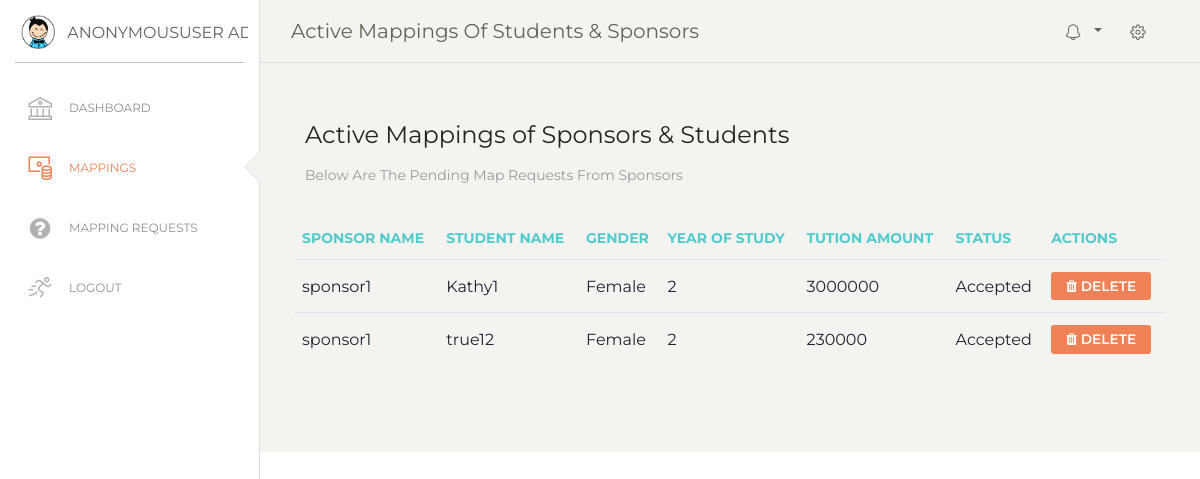
The app's page /my_admin/admin_mappings/, older data.
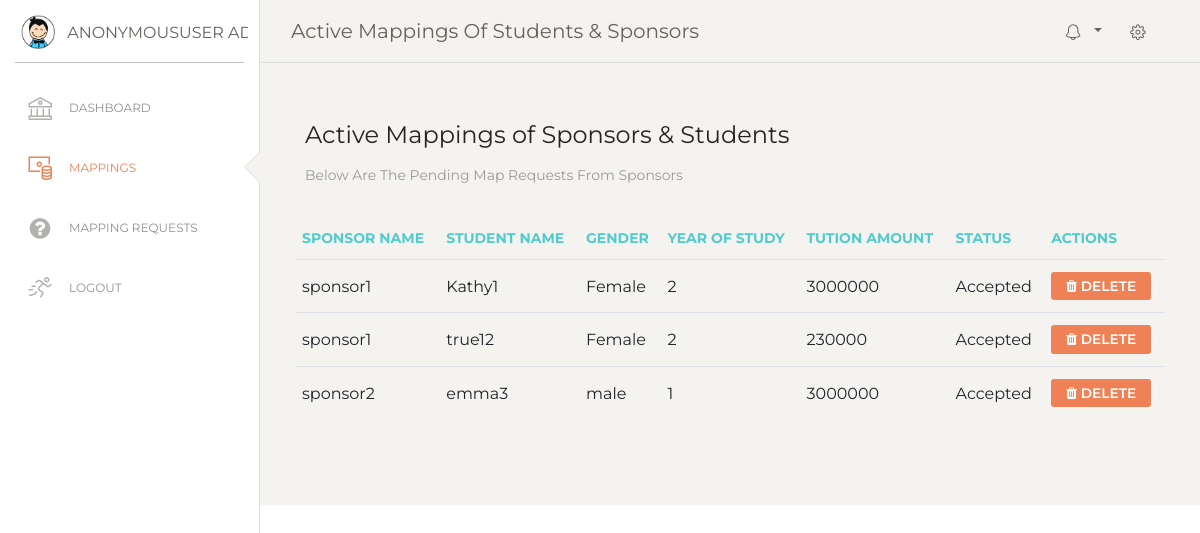
The same page, newer data.
### u_educ_site/models.py (models this page shows, shortened)
class Mappings(models.Model):
    STATUS = (
        ('Pending', 'Pending'),
        ('Accepted', 'Accepted'),
        ('Rejected', 'Rejected'),
    )
    sponsor = models.ForeignKey(User, on_delete=models.CASCADE)
    studentFullName = models.CharField(max_length=500)
    studentEmail = models.EmailField()
    studentGender = models.TextField(max_length=15, blank=True)
    yearOfStudy = models.CharField(max_length=10, blank=True)
    tuitionAmountPerSemester = models.CharField(max_length=20, blank=True)
    status = models.CharField(max_length=200, null=True, choices=STATUS)

### u_educ_site/views.py (the view)
# urls.py: path('my_admin/admin_mappings/', views.adminMappings, name='admin_mappings'),
def adminMappings(request):
    active_mappings = Mappings.objects.filter(status='Accepted')
    context = {
        'active_mappings': active_mappings,
        'page_title': 'Active Mappings of Students & Sponsors',
    }
    return render(request, 'my_admin/admin_mapping.html', context)

### templates/my_admin/admin_mapping.html
{% extends 'my_admin/admin_base.html' %}
{% load static %}
{% block content %}
<div class="main-panel">
    <div class="content">
        <div class="row">
          <div class="col-md-12">
            <div class="card card-plain">
              <div class="card-header">
                <h4 class="card-title"> Active Mappings of Sponsors & Students</h4>
                <p class="card-category"> Below are the pending map requests from sponsors</p>
              </div>
              <div class="card-body">
                <div class="table-responsive">
                    <table class="table">
                        <thead class="text-primary">
                            <tr>
                                <th>Sponsor Name</th>
                                <th>Student Name</th>
                                <th>Gender</th>
                                <th>Year Of Study</th>
                                <th>Tution Amount</th>
                                <th>Status</th>
                                <th>Actions</th>
                            </tr>
                        </thead>
                        <tbody>
                            {% for mapping in active_mappings %}
                            <tr>
                                <td>{{ mapping.sponsor }}</td>
                                <td>{{ mapping.studentFullName }}</td>
                                <td>{{ mapping.studentGender }}</td>
                                <td>{{ mapping.yearOfStudy }}</td>
                                <td>{{ mapping.tuitionAmountPerSemester }}</td>
                                <td>{{ mapping.status }}</td>
                                <td>
                                    <a href="#"><button class="btn btn-danger btn-sm"><i class="fa fa-trash"></i> Delete</button></a>
                                </td>
                            </tr>
                            {% endfor %}
                        </tbody>
                    </table>
                </div>
            </div>
            </div>
          </div>
        </div>
      </div>
</div>
{% endblock %}

Row changes from the older to the newer data that the page shows:
now on this page (row edited): Mappings: sponsor "sponsor2", studentFullName "emma3", studentGender "male", yearOfStudy "1", tuitionAmountPerSemester "3000000", status "Accepted"
